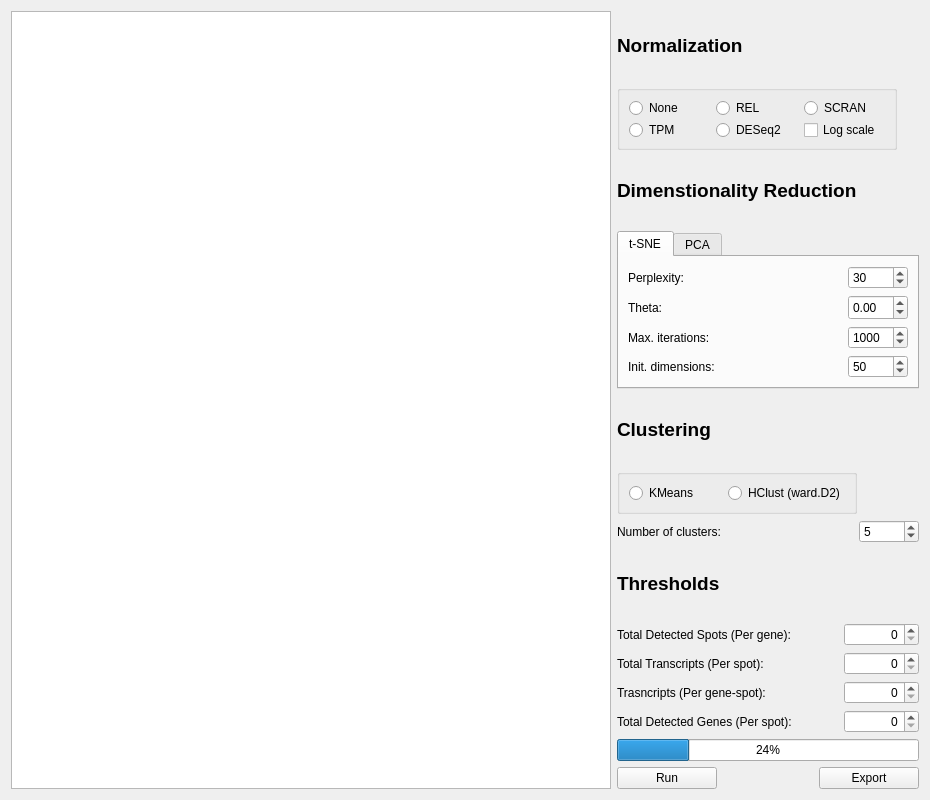
<?xml version="1.0" encoding="UTF-8"?>
<ui version="4.0">
 <class>analysisClustering</class>
 <widget class="QWidget" name="analysisClustering">
  <property name="geometry">
   <rect>
    <x>0</x>
    <y>0</y>
    <width>930</width>
    <height>800</height>
   </rect>
  </property>
  <property name="sizePolicy">
   <sizepolicy hsizetype="Expanding" vsizetype="MinimumExpanding">
    <horstretch>0</horstretch>
    <verstretch>0</verstretch>
   </sizepolicy>
  </property>
  <property name="minimumSize">
   <size>
    <width>900</width>
    <height>650</height>
   </size>
  </property>
  <property name="maximumSize">
   <size>
    <width>930</width>
    <height>900</height>
   </size>
  </property>
  <property name="windowTitle">
   <string>Cluster spots by gene expression</string>
  </property>
  <layout class="QHBoxLayout" name="horizontalLayout_5">
   <item>
    <widget class="ChartView" name="plot">
     <property name="sizePolicy">
      <sizepolicy hsizetype="Preferred" vsizetype="Minimum">
       <horstretch>0</horstretch>
       <verstretch>0</verstretch>
      </sizepolicy>
     </property>
     <property name="minimumSize">
      <size>
       <width>600</width>
       <height>300</height>
      </size>
     </property>
     <property name="maximumSize">
      <size>
       <width>600</width>
       <height>16777215</height>
      </size>
     </property>
    </widget>
   </item>
   <item>
    <layout class="QVBoxLayout" name="verticalLayout_4">
     <item>
      <widget class="QLabel" name="label_5">
       <property name="font">
        <font>
         <pointsize>14</pointsize>
         <weight>75</weight>
         <bold>true</bold>
        </font>
       </property>
       <property name="text">
        <string>Normalization</string>
       </property>
      </widget>
     </item>
     <item>
      <widget class="QGroupBox" name="groupBoxNormalization_2">
       <property name="sizePolicy">
        <sizepolicy hsizetype="Minimum" vsizetype="Minimum">
         <horstretch>0</horstretch>
         <verstretch>0</verstretch>
        </sizepolicy>
       </property>
       <property name="minimumSize">
        <size>
         <width>280</width>
         <height>65</height>
        </size>
       </property>
       <property name="maximumSize">
        <size>
         <width>280</width>
         <height>65</height>
        </size>
       </property>
       <property name="cursor">
        <cursorShape>PointingHandCursor</cursorShape>
       </property>
       <property name="toolTip">
        <string>Different normalization methods for the counts</string>
       </property>
       <property name="statusTip">
        <string>Normalization methods</string>
       </property>
       <property name="whatsThis">
        <string>Different normalization methods for the counts</string>
       </property>
       <property name="title">
        <string/>
       </property>
       <property name="flat">
        <bool>true</bool>
       </property>
       <property name="checkable">
        <bool>false</bool>
       </property>
       <layout class="QGridLayout" name="gridLayout_2">
        <item row="0" column="0">
         <widget class="QRadioButton" name="normalization_raw">
          <property name="text">
           <string>None</string>
          </property>
         </widget>
        </item>
        <item row="0" column="1">
         <widget class="QRadioButton" name="normalization_rel">
          <property name="toolTip">
           <string>Total spot counts</string>
          </property>
          <property name="statusTip">
           <string>Total spot counts</string>
          </property>
          <property name="text">
           <string>REL</string>
          </property>
         </widget>
        </item>
        <item row="0" column="2">
         <widget class="QRadioButton" name="normalization_scran">
          <property name="toolTip">
           <string>SCRAN sum-factors</string>
          </property>
          <property name="statusTip">
           <string>SCRAN sum-factors</string>
          </property>
          <property name="text">
           <string>SCRAN</string>
          </property>
         </widget>
        </item>
        <item row="1" column="0">
         <widget class="QRadioButton" name="normalization_tpm">
          <property name="toolTip">
           <string>Transcripts per million</string>
          </property>
          <property name="statusTip">
           <string>Transcripts per million</string>
          </property>
          <property name="text">
           <string>TPM</string>
          </property>
         </widget>
        </item>
        <item row="1" column="1">
         <widget class="QRadioButton" name="normalization_deseq">
          <property name="toolTip">
           <string>DESeq2 size factors (geometric means)</string>
          </property>
          <property name="statusTip">
           <string>DESeq2 size factors (geometric means)</string>
          </property>
          <property name="text">
           <string>DESeq2</string>
          </property>
         </widget>
        </item>
        <item row="1" column="2">
         <widget class="QCheckBox" name="logScale">
          <property name="toolTip">
           <string>Log the counts</string>
          </property>
          <property name="statusTip">
           <string>Log the counts</string>
          </property>
          <property name="text">
           <string>Log scale</string>
          </property>
         </widget>
        </item>
       </layout>
      </widget>
     </item>
     <item>
      <widget class="QLabel" name="label">
       <property name="font">
        <font>
         <pointsize>14</pointsize>
         <weight>75</weight>
         <bold>true</bold>
        </font>
       </property>
       <property name="text">
        <string>Dimenstionality Reduction</string>
       </property>
      </widget>
     </item>
     <item>
      <widget class="QTabWidget" name="tab">
       <property name="sizePolicy">
        <sizepolicy hsizetype="Minimum" vsizetype="Minimum">
         <horstretch>0</horstretch>
         <verstretch>0</verstretch>
        </sizepolicy>
       </property>
       <property name="currentIndex">
        <number>0</number>
       </property>
       <widget class="QWidget" name="tab_tsne">
        <attribute name="title">
         <string>t-SNE</string>
        </attribute>
        <layout class="QHBoxLayout" name="horizontalLayout_8">
         <item>
          <layout class="QVBoxLayout" name="verticalLayout_2">
           <item>
            <layout class="QHBoxLayout" name="horizontalLayout_6">
             <item>
              <widget class="QLabel" name="label_3">
               <property name="text">
                <string>Perplexity:</string>
               </property>
              </widget>
             </item>
             <item>
              <widget class="QSpinBox" name="perplexity">
               <property name="minimumSize">
                <size>
                 <width>60</width>
                 <height>0</height>
                </size>
               </property>
               <property name="maximumSize">
                <size>
                 <width>60</width>
                 <height>16777215</height>
                </size>
               </property>
               <property name="toolTip">
                <string>The t-SNE perplexity value</string>
               </property>
               <property name="statusTip">
                <string>The t-SNE perplexity value</string>
               </property>
               <property name="minimum">
                <number>10</number>
               </property>
               <property name="value">
                <number>30</number>
               </property>
              </widget>
             </item>
            </layout>
           </item>
           <item>
            <layout class="QHBoxLayout" name="horizontalLayout_2">
             <item>
              <widget class="QLabel" name="label_4">
               <property name="text">
                <string>Theta:</string>
               </property>
              </widget>
             </item>
             <item>
              <widget class="QDoubleSpinBox" name="theta">
               <property name="minimumSize">
                <size>
                 <width>60</width>
                 <height>0</height>
                </size>
               </property>
               <property name="maximumSize">
                <size>
                 <width>60</width>
                 <height>50</height>
                </size>
               </property>
               <property name="minimum">
                <double>-10.000000000000000</double>
               </property>
               <property name="maximum">
                <double>10.000000000000000</double>
               </property>
               <property name="singleStep">
                <double>0.100000000000000</double>
               </property>
               <property name="value">
                <double>0.000000000000000</double>
               </property>
              </widget>
             </item>
            </layout>
           </item>
           <item>
            <layout class="QHBoxLayout" name="horizontalLayout_3">
             <item>
              <widget class="QLabel" name="label_2">
               <property name="text">
                <string>Max. iterations:</string>
               </property>
              </widget>
             </item>
             <item>
              <widget class="QSpinBox" name="max_iter">
               <property name="minimumSize">
                <size>
                 <width>60</width>
                 <height>0</height>
                </size>
               </property>
               <property name="maximumSize">
                <size>
                 <width>60</width>
                 <height>16777215</height>
                </size>
               </property>
               <property name="minimum">
                <number>10</number>
               </property>
               <property name="maximum">
                <number>9999</number>
               </property>
               <property name="value">
                <number>1000</number>
               </property>
              </widget>
             </item>
            </layout>
           </item>
           <item>
            <layout class="QHBoxLayout" name="horizontalLayout_4">
             <item>
              <widget class="QLabel" name="label_8">
               <property name="text">
                <string>Init. dimensions:</string>
               </property>
              </widget>
             </item>
             <item>
              <widget class="QSpinBox" name="init_dims">
               <property name="minimumSize">
                <size>
                 <width>60</width>
                 <height>0</height>
                </size>
               </property>
               <property name="maximumSize">
                <size>
                 <width>60</width>
                 <height>16777215</height>
                </size>
               </property>
               <property name="minimum">
                <number>5</number>
               </property>
               <property name="maximum">
                <number>100</number>
               </property>
               <property name="value">
                <number>50</number>
               </property>
              </widget>
             </item>
            </layout>
           </item>
          </layout>
         </item>
        </layout>
       </widget>
       <widget class="QWidget" name="tab_pca">
        <attribute name="title">
         <string>PCA</string>
        </attribute>
        <widget class="QWidget" name="layoutWidget">
         <property name="geometry">
          <rect>
           <x>10</x>
           <y>20</y>
           <width>105</width>
           <height>41</height>
          </rect>
         </property>
         <layout class="QVBoxLayout" name="verticalLayout">
          <item>
           <widget class="QCheckBox" name="center">
            <property name="cursor">
             <cursorShape>PointingHandCursor</cursorShape>
            </property>
            <property name="toolTip">
             <string>Shift variables to be cero centered</string>
            </property>
            <property name="statusTip">
             <string>Shift variables to be cero centered</string>
            </property>
            <property name="text">
             <string>Center </string>
            </property>
           </widget>
          </item>
          <item>
           <widget class="QCheckBox" name="scale">
            <property name="cursor">
             <cursorShape>SplitHCursor</cursorShape>
            </property>
            <property name="toolTip">
             <string>Scale to variables to unit variance</string>
            </property>
            <property name="statusTip">
             <string>Scale to variables to unit variance</string>
            </property>
            <property name="text">
             <string>Scale </string>
            </property>
           </widget>
          </item>
         </layout>
        </widget>
       </widget>
      </widget>
     </item>
     <item>
      <widget class="QLabel" name="label_6">
       <property name="font">
        <font>
         <pointsize>14</pointsize>
         <weight>75</weight>
         <bold>true</bold>
        </font>
       </property>
       <property name="text">
        <string>Clustering</string>
       </property>
      </widget>
     </item>
     <item>
      <widget class="QGroupBox" name="groupBox_2">
       <property name="sizePolicy">
        <sizepolicy hsizetype="Minimum" vsizetype="Minimum">
         <horstretch>0</horstretch>
         <verstretch>0</verstretch>
        </sizepolicy>
       </property>
       <property name="minimumSize">
        <size>
         <width>240</width>
         <height>45</height>
        </size>
       </property>
       <property name="maximumSize">
        <size>
         <width>240</width>
         <height>45</height>
        </size>
       </property>
       <property name="cursor">
        <cursorShape>PointingHandCursor</cursorShape>
       </property>
       <property name="toolTip">
        <string>Type of dimensionality reduction algorithm</string>
       </property>
       <property name="statusTip">
        <string>Type of dimensionality reduction algorithm</string>
       </property>
       <property name="title">
        <string/>
       </property>
       <property name="flat">
        <bool>true</bool>
       </property>
       <layout class="QGridLayout" name="gridLayout_3">
        <item row="0" column="0">
         <widget class="QRadioButton" name="kmeans">
          <property name="toolTip">
           <string>KMeans centroid clustering</string>
          </property>
          <property name="statusTip">
           <string>KMeans centroid clustering</string>
          </property>
          <property name="text">
           <string>KMeans</string>
          </property>
         </widget>
        </item>
        <item row="0" column="1">
         <widget class="QRadioButton" name="hclust">
          <property name="toolTip">
           <string>Hierarchica clustering </string>
          </property>
          <property name="statusTip">
           <string>Hierarchica clustering</string>
          </property>
          <property name="text">
           <string>HClust (ward.D2)</string>
          </property>
         </widget>
        </item>
       </layout>
      </widget>
     </item>
     <item>
      <layout class="QHBoxLayout" name="horizontalLayout_7">
       <item>
        <widget class="QLabel" name="label_7">
         <property name="text">
          <string>Number of clusters:</string>
         </property>
        </widget>
       </item>
       <item>
        <widget class="QSpinBox" name="clusters">
         <property name="minimumSize">
          <size>
           <width>60</width>
           <height>0</height>
          </size>
         </property>
         <property name="maximumSize">
          <size>
           <width>60</width>
           <height>16777215</height>
          </size>
         </property>
         <property name="cursor">
          <cursorShape>PointingHandCursor</cursorShape>
         </property>
         <property name="toolTip">
          <string>The number of different clusters to make</string>
         </property>
         <property name="statusTip">
          <string>The number of different clusters to make</string>
         </property>
         <property name="minimum">
          <number>2</number>
         </property>
         <property name="maximum">
          <number>10</number>
         </property>
         <property name="value">
          <number>5</number>
         </property>
        </widget>
       </item>
      </layout>
     </item>
     <item>
      <widget class="QLabel" name="label_14">
       <property name="font">
        <font>
         <pointsize>14</pointsize>
         <weight>75</weight>
         <bold>true</bold>
        </font>
       </property>
       <property name="text">
        <string>Thresholds</string>
       </property>
      </widget>
     </item>
     <item>
      <layout class="QHBoxLayout" name="horizontalLayout_12">
       <item>
        <widget class="QLabel" name="label_13">
         <property name="text">
          <string>Total Detected Spots (Per gene):</string>
         </property>
        </widget>
       </item>
       <item>
        <spacer name="horizontalSpacer_5">
         <property name="orientation">
          <enum>Qt::Horizontal</enum>
         </property>
         <property name="sizeHint" stdset="0">
          <size>
           <width>40</width>
           <height>20</height>
          </size>
         </property>
        </spacer>
       </item>
       <item>
        <widget class="QSpinBox" name="spots_threshold">
         <property name="minimumSize">
          <size>
           <width>75</width>
           <height>0</height>
          </size>
         </property>
         <property name="maximumSize">
          <size>
           <width>75</width>
           <height>16777215</height>
          </size>
         </property>
         <property name="alignment">
          <set>Qt::AlignRight|Qt::AlignTrailing|Qt::AlignVCenter</set>
         </property>
        </widget>
       </item>
      </layout>
     </item>
     <item>
      <layout class="QHBoxLayout" name="horizontalLayout_11">
       <item>
        <widget class="QLabel" name="label_12">
         <property name="text">
          <string>Total Transcripts (Per spot):</string>
         </property>
        </widget>
       </item>
       <item>
        <spacer name="horizontalSpacer_4">
         <property name="orientation">
          <enum>Qt::Horizontal</enum>
         </property>
         <property name="sizeHint" stdset="0">
          <size>
           <width>40</width>
           <height>20</height>
          </size>
         </property>
        </spacer>
       </item>
       <item>
        <widget class="QSpinBox" name="reads_threshold">
         <property name="minimumSize">
          <size>
           <width>75</width>
           <height>0</height>
          </size>
         </property>
         <property name="maximumSize">
          <size>
           <width>75</width>
           <height>16777215</height>
          </size>
         </property>
         <property name="alignment">
          <set>Qt::AlignRight|Qt::AlignTrailing|Qt::AlignVCenter</set>
         </property>
        </widget>
       </item>
      </layout>
     </item>
     <item>
      <layout class="QHBoxLayout" name="horizontalLayout_9">
       <item>
        <widget class="QLabel" name="label_10">
         <property name="text">
          <string>Trasncripts (Per gene-spot):</string>
         </property>
        </widget>
       </item>
       <item>
        <spacer name="horizontalSpacer_3">
         <property name="orientation">
          <enum>Qt::Horizontal</enum>
         </property>
         <property name="sizeHint" stdset="0">
          <size>
           <width>40</width>
           <height>20</height>
          </size>
         </property>
        </spacer>
       </item>
       <item>
        <widget class="QSpinBox" name="individual_reads_threshold">
         <property name="minimumSize">
          <size>
           <width>75</width>
           <height>0</height>
          </size>
         </property>
         <property name="maximumSize">
          <size>
           <width>75</width>
           <height>16777215</height>
          </size>
         </property>
         <property name="alignment">
          <set>Qt::AlignRight|Qt::AlignTrailing|Qt::AlignVCenter</set>
         </property>
        </widget>
       </item>
      </layout>
     </item>
     <item>
      <layout class="QHBoxLayout" name="horizontalLayout_10">
       <item>
        <widget class="QLabel" name="label_11">
         <property name="text">
          <string>Total Detected Genes (Per spot):</string>
         </property>
        </widget>
       </item>
       <item>
        <spacer name="horizontalSpacer_2">
         <property name="orientation">
          <enum>Qt::Horizontal</enum>
         </property>
         <property name="sizeHint" stdset="0">
          <size>
           <width>40</width>
           <height>20</height>
          </size>
         </property>
        </spacer>
       </item>
       <item>
        <widget class="QSpinBox" name="genes_threshold">
         <property name="minimumSize">
          <size>
           <width>75</width>
           <height>0</height>
          </size>
         </property>
         <property name="maximumSize">
          <size>
           <width>75</width>
           <height>16777215</height>
          </size>
         </property>
         <property name="alignment">
          <set>Qt::AlignRight|Qt::AlignTrailing|Qt::AlignVCenter</set>
         </property>
        </widget>
       </item>
      </layout>
     </item>
     <item>
      <widget class="QProgressBar" name="progressBar">
       <property name="sizePolicy">
        <sizepolicy hsizetype="Preferred" vsizetype="Fixed">
         <horstretch>0</horstretch>
         <verstretch>0</verstretch>
        </sizepolicy>
       </property>
       <property name="minimumSize">
        <size>
         <width>0</width>
         <height>0</height>
        </size>
       </property>
       <property name="maximumSize">
        <size>
         <width>16777215</width>
         <height>16777215</height>
        </size>
       </property>
       <property name="value">
        <number>24</number>
       </property>
      </widget>
     </item>
     <item>
      <layout class="QHBoxLayout" name="horizontalLayout">
       <item>
        <widget class="QPushButton" name="runClustering">
         <property name="minimumSize">
          <size>
           <width>100</width>
           <height>0</height>
          </size>
         </property>
         <property name="maximumSize">
          <size>
           <width>100</width>
           <height>16777215</height>
          </size>
         </property>
         <property name="cursor">
          <cursorShape>PointingHandCursor</cursorShape>
         </property>
         <property name="toolTip">
          <string>Perform the analysis</string>
         </property>
         <property name="statusTip">
          <string>Perform the analysis</string>
         </property>
         <property name="layoutDirection">
          <enum>Qt::LeftToRight</enum>
         </property>
         <property name="text">
          <string>Run</string>
         </property>
         <property name="flat">
          <bool>false</bool>
         </property>
        </widget>
       </item>
       <item>
        <spacer name="horizontalSpacer">
         <property name="orientation">
          <enum>Qt::Horizontal</enum>
         </property>
         <property name="sizeType">
          <enum>QSizePolicy::Expanding</enum>
         </property>
         <property name="sizeHint" stdset="0">
          <size>
           <width>40</width>
           <height>20</height>
          </size>
         </property>
        </spacer>
       </item>
       <item>
        <widget class="QPushButton" name="exportPlot">
         <property name="minimumSize">
          <size>
           <width>100</width>
           <height>0</height>
          </size>
         </property>
         <property name="maximumSize">
          <size>
           <width>100</width>
           <height>16777215</height>
          </size>
         </property>
         <property name="cursor">
          <cursorShape>PointingHandCursor</cursorShape>
         </property>
         <property name="toolTip">
          <string>Export the plot  to a file</string>
         </property>
         <property name="statusTip">
          <string>Export the plot to a file</string>
         </property>
         <property name="text">
          <string>Export</string>
         </property>
        </widget>
       </item>
      </layout>
     </item>
    </layout>
   </item>
  </layout>
 </widget>
 <customwidgets>
  <customwidget>
   <class>ChartView</class>
   <extends>QGraphicsView</extends>
   <header>analysis/ChartView.h</header>
  </customwidget>
 </customwidgets>
 <resources/>
 <connections/>
</ui>
